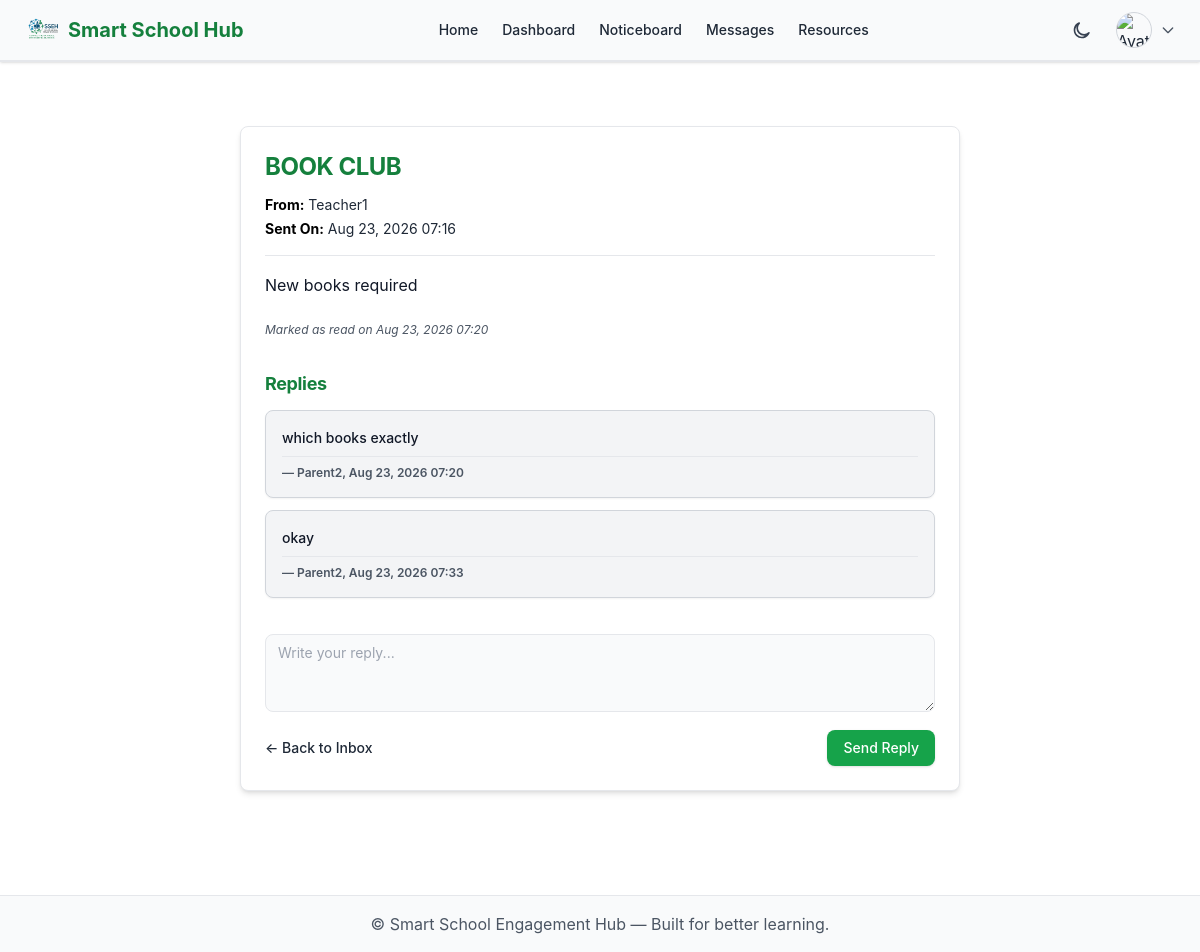
The page /communications/parent/messages/6/ (signed in) on the database its author committed.
### communications/models.py (models this page shows, shortened)
class ParentMessage(models.Model):
    message = models.ForeignKey(Message, on_delete=models.CASCADE, related_name="deliveries")
    parent = models.ForeignKey(User, on_delete=models.CASCADE, related_name="received_messages")
    is_read = models.BooleanField(default=False)
    read_at = models.DateTimeField(null=True, blank=True)

class Message(models.Model):
    SCOPE_CHOICES = [
        ('stream', 'Stream'),
        ('subject', 'Subject'),
        ('student', 'Student'),
    ]
    sender = models.ForeignKey(
        User,
        on_delete=models.CASCADE,
        related_name='sent_messages',
        limit_choices_to={'is_teacher': True}
    )
    scope = models.CharField(max_length=10, choices=SCOPE_CHOICES)
    stream = models.ForeignKey('school.Stream', on_delete=models.CASCADE, null=True, blank=True)
    subject = models.ForeignKey('school.Subject', on_delete=models.CASCADE, null=True, blank=True)
    student = models.ForeignKey('students.StudentProfile', on_delete=models.CASCADE, null=True, blank=True)
    title = models.CharField(max_length=255)
    body = models.TextField()
    created_at = models.DateTimeField(auto_now_add=True)

class MessageReply(models.Model):
    parent_message = models.ForeignKey(
        ParentMessage,
        on_delete=models.CASCADE,
        related_name="replies"
    )
    sender = models.ForeignKey(User, on_delete=models.CASCADE)
    body = models.TextField()
    created_at = models.DateTimeField(auto_now_add=True)
    class Meta:
        ordering = ["created_at"]

### accounts/models.py (models this page shows, shortened)
class User(AbstractUser):
    is_teacher = models.BooleanField(default=False)
    is_student = models.BooleanField(default=False)
    is_parent = models.BooleanField(default=False)
    is_school_admin = models.BooleanField(default=False)
    profile_picture = models.ImageField(
        upload_to='profile_pics/',
        blank=True,
        null=True,
        verbose_name="Profile Picture"
    )
    groups = models.ManyToManyField(
        'auth.Group',
        related_name='custom_user_set',
        blank=True,
        help_text='The groups this user belongs to.',
        verbose_name='groups'
    )
    user_permissions = models.ManyToManyField(
        'auth.Permission',
        related_name='custom_user_permissions_set',
        blank=True,
        help_text='Specific permissions for this user.',
        verbose_name='user permissions'
    )

### communications/views.py (the view, shortened to what this page needs)
# urls.py: path("parent/messages/<int:message_id>/", views.parent_message_detail, name="parent_message_detail"), # 📄 detail
@login_required
def parent_message_detail(request, message_id):
    parent_message = get_object_or_404(
        ParentMessage,
        message_id=message_id,
        parent=request.user
    )
    if not parent_message.is_read:
        parent_message.is_read = True
        parent_message.read_at = timezone.now()
        parent_message.save(
            update_fields=["is_read", "read_at"]
        )
    replies = (
        parent_message.replies
        .select_related("sender")
        .order_by("created_at")
    )
    return render(
        request,
        "communications/parent_message_detail.html",
        {
            "parent_message": parent_message,
            "replies": replies,
        }
    )

### communications/context_processors.py (called while the page is built)
def unread_messages_count(request):
    if request.user.is_authenticated and hasattr(request.user, "is_parent") and request.user.is_parent:
        count = ParentMessage.objects.filter(parent=request.user, is_read=False).count()
        return {"unread_messages_count": count}
    return {"unread_messages_count": 0}

### sseh_multi/context_processors.py (called while the page is built)
def unread_messages_count(request):
    if request.user.is_authenticated and getattr(request.user, "is_school_admin", False):
        count = ContactMessage.objects.filter(is_replied=False).count()
    else:
        count = 0
    return {"unread_message_count": count}

### communications/templates/communications/parent_message_detail.html (shortened to what this page needs)
{% extends "base.html" %}
{% block content %}
<div class="max-w-3xl mx-auto px-4 sm:px-6 py-8">
    <div class="bg-white dark:bg-gray-900 rounded-lg shadow-md border border-gray-200 dark:border-gray-800 p-6">
        <h2 class="text-2xl font-bold mb-3 text-green-700 dark:text-green-500">
            {{ parent_message.message.title }}
        </h2>
        <div class="text-sm mb-4 space-y-1 text-gray-800 dark:text-gray-200">
            <p>
                <strong class="text-black dark:text-white">From:</strong>
                {{ parent_message.message.sender.username|title }}
            </p>
            <p>
                <strong class="text-black dark:text-white">Sent On:</strong>
                {{ parent_message.message.created_at|date:"M d, Y H:i" }}
            </p>
        </div>
        <hr class="my-4 border-gray-200 dark:border-gray-800">
        <div class="font-normal leading-relaxed mb-6 text-gray-900 dark:text-white">
            {{ parent_message.message.body|linebreaks }}
        </div>
        {% if parent_message.is_read %}
        <p class="text-xs italic mb-4 text-gray-600 dark:text-gray-400">
            Marked as read on {{ parent_message.read_at|date:"M d, Y H:i" }}
        </p>
        {% endif %}
        <div class="mt-8">
            <h3 class="text-lg font-bold text-green-700 dark:text-green-400 mb-3">
                Replies
            </h3>
            {% if replies %}
            <div class="space-y-3">
                {% for reply in replies %}
                <div
                    class="bg-gray-100 dark:bg-gray-800 border border-gray-300 dark:border-gray-700 rounded-lg p-4 shadow-sm">
                    <div class="text-gray-900 dark:text-gray-100 font-medium text-sm leading-normal">
                        {{ reply.body|linebreaks }}
                    </div>
                    <p
                        class="text-xs font-semibold mt-2 pt-2 border-t border-gray-200 dark:border-gray-700 text-gray-600 dark:text-gray-400">
                        — {{ reply.sender.username|title }},
                        {{ reply.created_at|date:"M d, Y H:i" }}
                    </p>
                </div>
                {% endfor %}
            </div>
            {% else %}
            <p class="text-sm text-gray-600 dark:text-gray-400 italic">
                No replies yet.
            </p>
            {% endif %}
        </div>
        <form method="post" class="mt-6 space-y-3">
            <textarea name="reply" rows="3" required placeholder="Write your reply..."
                class="w-full border border-gray-300 dark:border-gray-700 rounded-lg px-3 py-2 text-sm bg-white dark:bg-gray-800 text-gray-900 dark:text-white placeholder-gray-500 dark:placeholder-gray-400 focus:outline-none focus:ring-2 focus:ring-green-500"></textarea>
            <div class="flex justify-between items-center">
                <a href="{% url 'communications:parent_message_list' %}"
                    class="text-sm font-medium text-gray-800 dark:text-gray-200 hover:underline">
                    ← Back to Inbox
                </a>
                <button type="submit"
                    class="bg-green-600 hover:bg-green-700 text-white font-medium px-4 py-2 rounded-lg text-sm shadow transition">
                    Send Reply
                </button>
            </div>
        </form>
    </div>
</div>
{% endblock %}

### static/css/global.css (style rules this page uses)
body { font-family: 'Inter', sans-serif; line-height: 1.6; -webkit-font-smoothing: antialiased; }
h1, h2, h3, h4, h5, h6 { font-weight: 600; letter-spacing: -0.02em; }
p { margin-bottom: 0.75rem; }
.shadow-sm { box-shadow: 0 1px 3px rgba(0, 0, 0, 0.08); }
.shadow-md { box-shadow: 0 3px 6px rgba(0, 0, 0, 0.1); }
.transition { transition: all 0.3s ease; }

### static/css/theme.css (style rules this page uses)
:root { --bg: #ffffff; --surface: #f9fafb; --text: #1f2937; --border: #e5e7eb; --green: #16a34a; --green-hover: #22c55e; --red: #dc2626; --red-hover: #b91c1c; }
body { background-color: var(--bg); color: var(--text); font-family: 'Inter', sans-serif; transition: background-color 0.3s ease, color 0.3s ease; }
input, select, textarea { background-color: var(--surface) !important; color: var(--text) !important; border: 1px solid var(--border) !important; border-radius: 0.5rem; padding: 0.5rem 0.75rem; transition: all 0.2s ease; }
input::placeholder, textarea::placeholder { color: #9ca3af !important; }
a { color: var(--green); text-decoration: none; }

### rows shown on the page
ParentMessage: message "BOOK CLUB", message.sender.username "Teacher1", message.created_at "Aug 23, 2026 07:16", message.body "New books required", read_at "Aug 23, 2026 07:20"
MessageReply: body "which books exactly", sender.username "Parent2", created_at "Aug 23, 2026 07:20"
MessageReply: body "okay", sender.username "Parent2", created_at "Aug 23, 2026 07:33"
